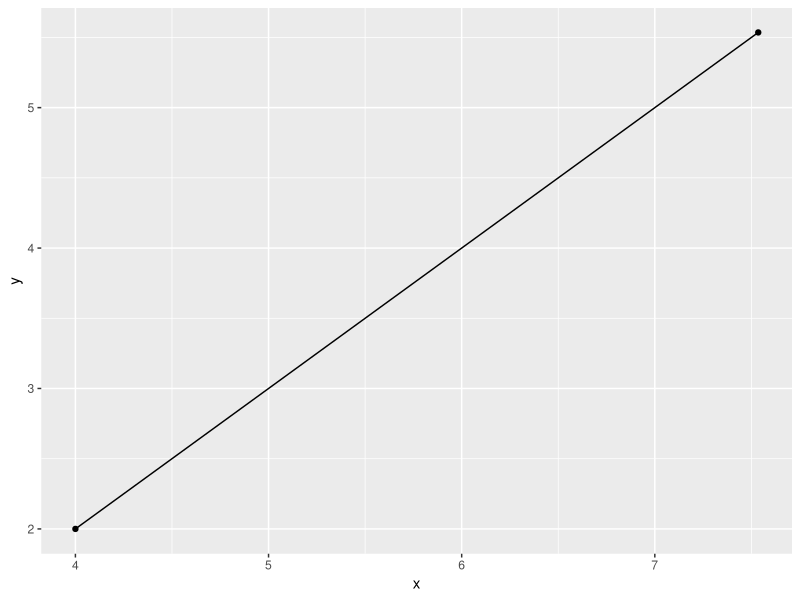
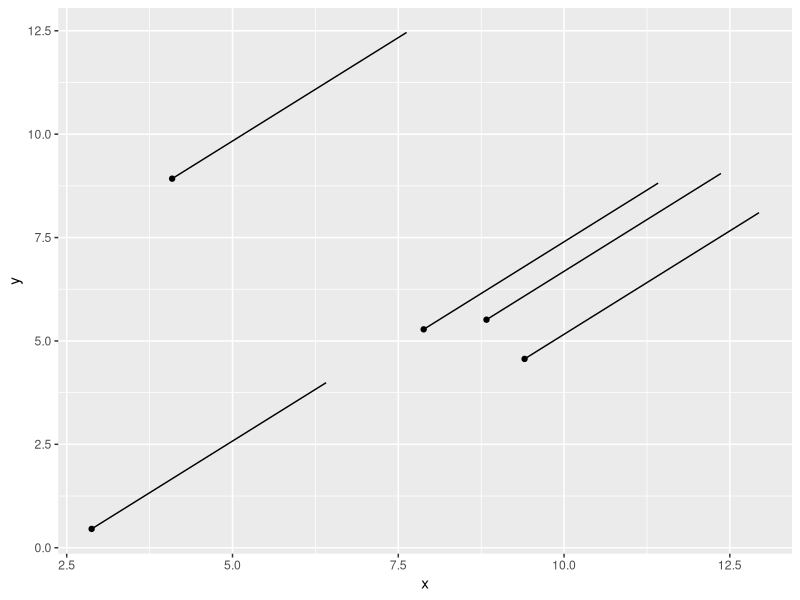
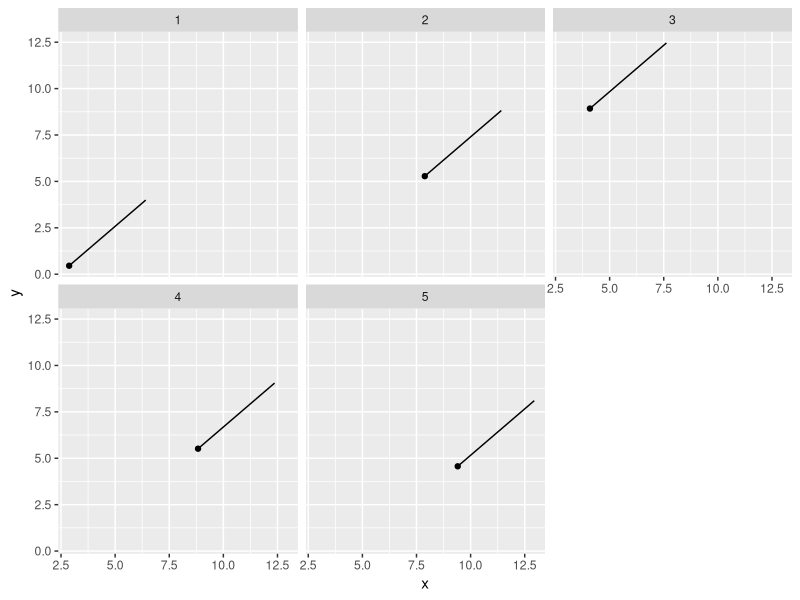
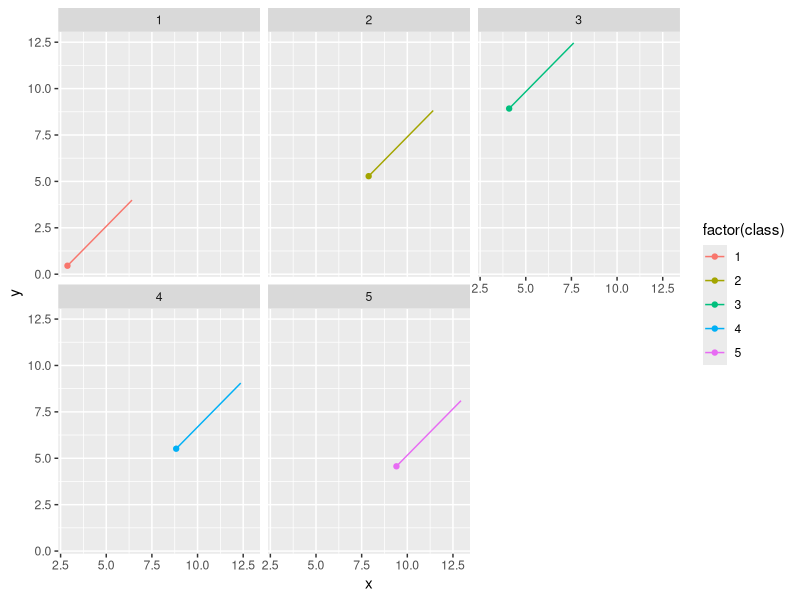
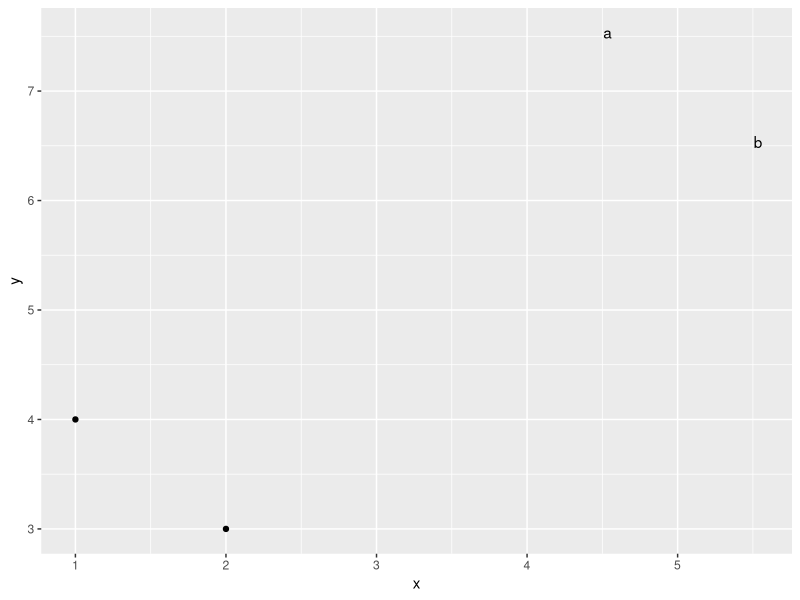
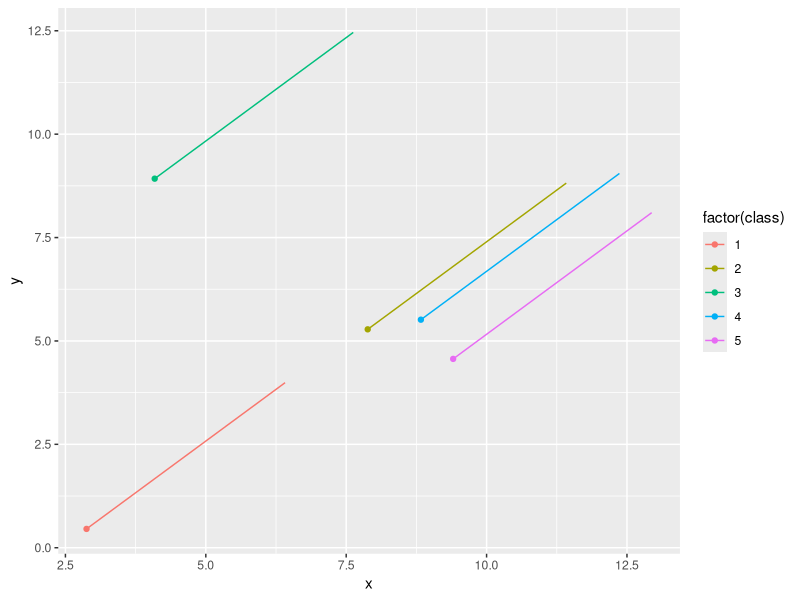
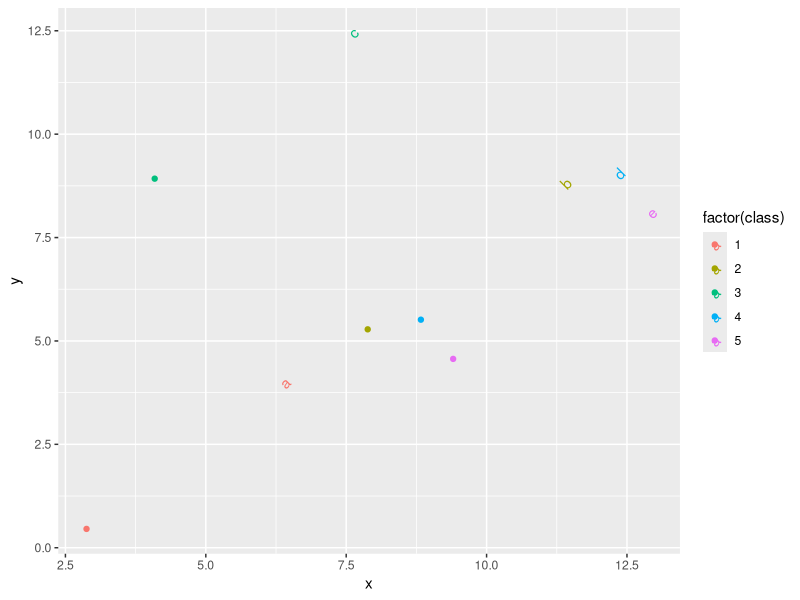

The R source for these figures, in order:
## ---- chunk 1

library(ggplot2)
library(dplyr)

## ---- chunk 2

create_linecoordinates <- function(x, y, angle, length) {
  if (length <= 0) {
    rlang::abort("`tension` must be larger than 0")
  }
  angle_rad <- angle/180*pi
  length_abs <- length
  # length_abs <- length/100*xrange     # if length in percentage of xrange
  x_abs <- length_abs*cos(angle_rad)
  y_abs <- length_abs*cos(angle_rad)
  xend <- x + x_abs
  yend = y + y_abs

# Create the new data
  data.frame(
    x = c(x, xend),
    y = c(y, yend)
  )
}



## ---- chunk 3

create_linecoordinates(
  x = 4, y = 2,
  angle = 45, length = 5
) %>%
  ggplot() +
  aes(x = x, y = y) +
  geom_point() +
  geom_path()

## ---- chunk 4

StatReglabel <- ggproto(
  
  "StatReglabel",    # name
  
  Stat,            # define this as a stat  
  
  # Sets up parameters correctly
  setup_params = function(data, params) {
    if (is.null(params$angle)) {
      params$diameter <- 45
    }
    if (is.null(params$length)) {
      params$tension <- 0.5
    } else if (params$length < 0) {
      rlang::abort("Length must be zero or a positive number")
    }
    params
  },
  
  # Sets up data correctly - this also seems to be boilerplate  
  # If group doesn't have unique numbers, we make it so  
  setup_data = function(data, params) {
    if (anyDuplicated(data$group)) {
      data$group <- paste(data$group, seq_len(nrow(data)), sep = "-")
    }
    data
  },
  
  # There are three possible compute_ methods. We overwrite only compute_panel
  #>     compute_group: function
  #>     compute_layer: function
  #>     compute_panel: function  
  compute_panel = function(data, scales, angle = 45, length = 0.5) {
    cols_to_keep <- setdiff(names(data), c("x", "y"))
    label_lines <- lapply(
      seq_len(nrow(data)), 
      function(i) {
      line_path <- create_linecoordinates(data$x[i], data$y[i], angle, length)
      cbind(line_path, unclass(data[i, cols_to_keep]))
      }
      )
    do.call(rbind, label_lines)
  },
  
  # Set what is needed input  
  required_aes = c("x", "y")

  )
    
## ---- chunk 5

my_data <- tibble(
  x = 1:2,
  y = 4:3,) %>%
  mutate(group = row_number())

angle = 45
length = 5


## ---- chunk 6

cols_to_keep <- setdiff(names(my_data), c("x", "y")) 

## ---- chunk 7

# Code as in the stat, excep t that data is replaced by my_data

label_lines <- lapply(
  seq_len(nrow(my_data)), 
  function(i) {
    line_path <- create_linecoordinates(my_data$x[i], my_data$y[i], angle, length)
    cbind(line_path, unclass(my_data[i, cols_to_keep]))
  }
)

str(label_lines)

## ---- chunk 8

do.call(rbind, label_lines) 

## ---- chunk 9

geom_reglabel <- function(mapping = NULL, data = NULL, 
                        stat = "reglabel",              # here goes the name of our stat
                        position = "identity", ..., 
                        angle = 45, length = 5,    # here goes our stat's parameters 
                        arrow = NULL, lineend = "butt", linejoin = "round", 
                        na.rm = FALSE, show.legend = NA, inherit.aes = TRUE) {
  layer(
    data = data, 
    mapping = mapping, 
    stat = stat, 
    geom = GeomPath,            # GeomPath: set type of geom used to show the plot    
    position = position, 
    show.legend = show.legend, 
    inherit.aes = inherit.aes, 
    params = list(              # here our parameters are sent on to the layer() function  
      angle = angle,
      length = length,
      arrow = arrow, 
      lineend = lineend, 
      linejoin = linejoin, 
      na.rm = na.rm, 
      ...
    )
  )
}

## ---- chunk 10

set.seed(123)
mydata <- tibble(
  x = runif(5, max = 10),
  y = runif(5, max = 10),
  angle = 45,
  length = 5,
  class = 1:5
)

# Basic
ggplot(mydata) +
  aes(x = x, y = y) +
  geom_point() +
  geom_reglabel()

# Test faceting
ggplot(mydata) +
  aes(x = x, y = y) +
  geom_point() +
  geom_reglabel() +
  facet_wrap(~class)

# Test colors
ggplot(mydata) +
  aes(x = x, y = y, color = factor(class)) +
  geom_point() +
  geom_reglabel() +
  facet_wrap(~class)

## ---- chunk 11

StatReglabelpath <- ggproto(
  
  "StatReglabelpath",    # name
  
  Stat,            # define this as a stat  
  
  # Sets up parameters correctly
  setup_params = function(data, params) {
    if (is.null(params$angle)) {
      params$diameter <- 45
    }
    if (is.null(params$length)) {
      params$tension <- 0.5
    } else if (params$length < 0) {
      rlang::abort("Length must be zero or a positive number")
    }
    params
  },
  
  # Sets up data correctly - this also seems to be boilerplate  
  # If group doesn't have unique numbers, we make it so  
  setup_data = function(data, params) {
    if (anyDuplicated(data$group)) {
      data$group <- paste(data$group, seq_len(nrow(data)), sep = "-")
    }
    data
  },
  
  # There are three possible compute_ methods. We overwrite only compute_panel
  #>     compute_group: function
  #>     compute_layer: function
  #>     compute_panel: function  
  compute_panel = function(data, scales, angle = 45, length = 0.5) {
    cols_to_keep <- setdiff(names(data), c("x", "y"))
    label_lines <- lapply(
      seq_len(nrow(data)), 
      function(i) {
      line_path <- create_linecoordinates(data$x[i], data$y[i], angle, length)
      cbind(line_path, unclass(data[i, cols_to_keep]))
      }
      )
    do.call(rbind, label_lines)
  },
  
  # Set what is needed input  
  required_aes = c("x", "y")

  )
    
## ---- chunk 12

StatReglabeltext <- ggproto(
  
  "StatReglabeltext",    # name
  
  Stat,            # define this as a stat  
  
  # Sets up parameters correctly
  setup_params = function(data, params) {
    if (is.null(params$angle)) {
      params$diameter <- 45
    }
    if (is.null(params$length)) {
      params$tension <- 0.5
    } else if (params$length < 0) {
      rlang::abort("Length must be zero or a positive number")
    }
    params
  },
  
  # Sets up data correctly - this also seems to be boilerplate  
  # If group doesn't have unique numbers, we make it so  
  setup_data = function(data, params) {
    if (anyDuplicated(data$group)) {
      data$group <- paste(data$group, seq_len(nrow(data)), sep = "-")
    }
    data
  },
  
  # There are three possible compute_ methods. We overwrite only compute_panel
  #>     compute_group: function
  #>     compute_layer: function
  #>     compute_panel: function  
  compute_panel = function(data, scales, angle = 45, length = 0.5) {
    cols_to_keep <- setdiff(names(data), c("x", "y", "label"))
    label_positions <- lapply(
      seq_len(nrow(data)), 
      function(i) {
      label_pos <- create_linecoordinates(data$x[i], data$y[i], angle, length) %>%
        tail(1) %>%
        mutate(label = data$label[i])
      cbind(label_pos, unclass(data[i, cols_to_keep]))
      }
      )
    do.call(rbind, label_positions)
  },
  
  # Set what is needed input  
  required_aes = c("x", "y", "label")

  )
    
## ---- chunk 13

my_data <- tibble(
  x = 1:2,
  y = 4:3,
  label = letters[1:2]) %>%
  mutate(group = row_number())

angle = 45
length = 5


## ---- chunk 14

cols_to_keep <- setdiff(names(my_data), c("x", "y" ,"label")) 

## ---- chunk 15

# Code as in the stat, excep t that data is replaced by my_data

label_positions <- lapply(
      seq_len(nrow(my_data)), 
      function(i) {
      label_pos <- create_linecoordinates(my_data$x[i], my_data$y[i], angle, length) %>%
        tail(1) %>%
        mutate(label = my_data$label[i])
      cbind(label_pos, unclass(my_data[i, cols_to_keep]))
      }
      )

str(label_positions)

## ---- chunk 16

do.call(rbind, label_positions) 

ggplot(my_data, aes(x, y)) +
  geom_point() +
  geom_text(data = do.call(rbind, label_positions), aes(label = label))

## ---- chunk 17

geom_reglabelpath <- function(mapping = NULL, data = NULL, 
                        stat = "reglabelpath",              # here goes the name of our stat
                        position = "identity", ..., 
                        angle = 45, length = 5,    # here goes our stat's parameters 
                        arrow = NULL, lineend = "butt", linejoin = "round", 
                        na.rm = FALSE, show.legend = NA, inherit.aes = TRUE) {
  layer(
    data = data, 
    mapping = mapping, 
    stat = stat, 
    geom = GeomPath,            # GeomPath: set type of geom used to show the plot    
    position = position, 
    show.legend = show.legend, 
    inherit.aes = inherit.aes, 
    params = list(              # here our parameters are sent on to the layer() function  
      angle = angle,
      length = length,
      arrow = arrow, 
      lineend = lineend, 
      linejoin = linejoin, 
      na.rm = na.rm, 
      ...
    )
  )
}

## ---- chunk 18

geom_reglabeltext <- function(mapping = NULL, data = NULL, 
                        stat = "reglabeltext",              # here goes the name of our stat
                        position = "identity", ..., 
                        angle = 45, length = 5,    # here goes our stat's parameters 
                        na.rm = FALSE, show.legend = NA, inherit.aes = TRUE) {
  layer(
    data = data, 
    mapping = mapping, 
    stat = stat, 
    geom = GeomText,            # GeomText: set type of geom used to show the plot    
    position = position, 
    show.legend = show.legend, 
    inherit.aes = inherit.aes, 
    params = list(              # here our parameters are sent on to the layer() function  
      angle = angle,
      length = length,
      na.rm = na.rm, 
      ...
    )
  )
}
  
## ---- chunk 19

set.seed(123)
mydata <- tibble(
  x = runif(5, max = 10),
  y = runif(5, max = 10),
  label = letters[1:5],
  angle = 45,
  length = 5,
  class = 1:5
)


# Test colors
ggplot(mydata) +
  aes(x = x, y = y, color = factor(class)) +
  geom_point() +
  geom_reglabelpath() 

# Test colors
ggplot(mydata) +
  aes(x = x, y = y, label = label, color = factor(class)) +
  geom_point() +
  geom_reglabeltext(aes(label = label), angle = 45, length = 5, na.rm = TRUE) 

